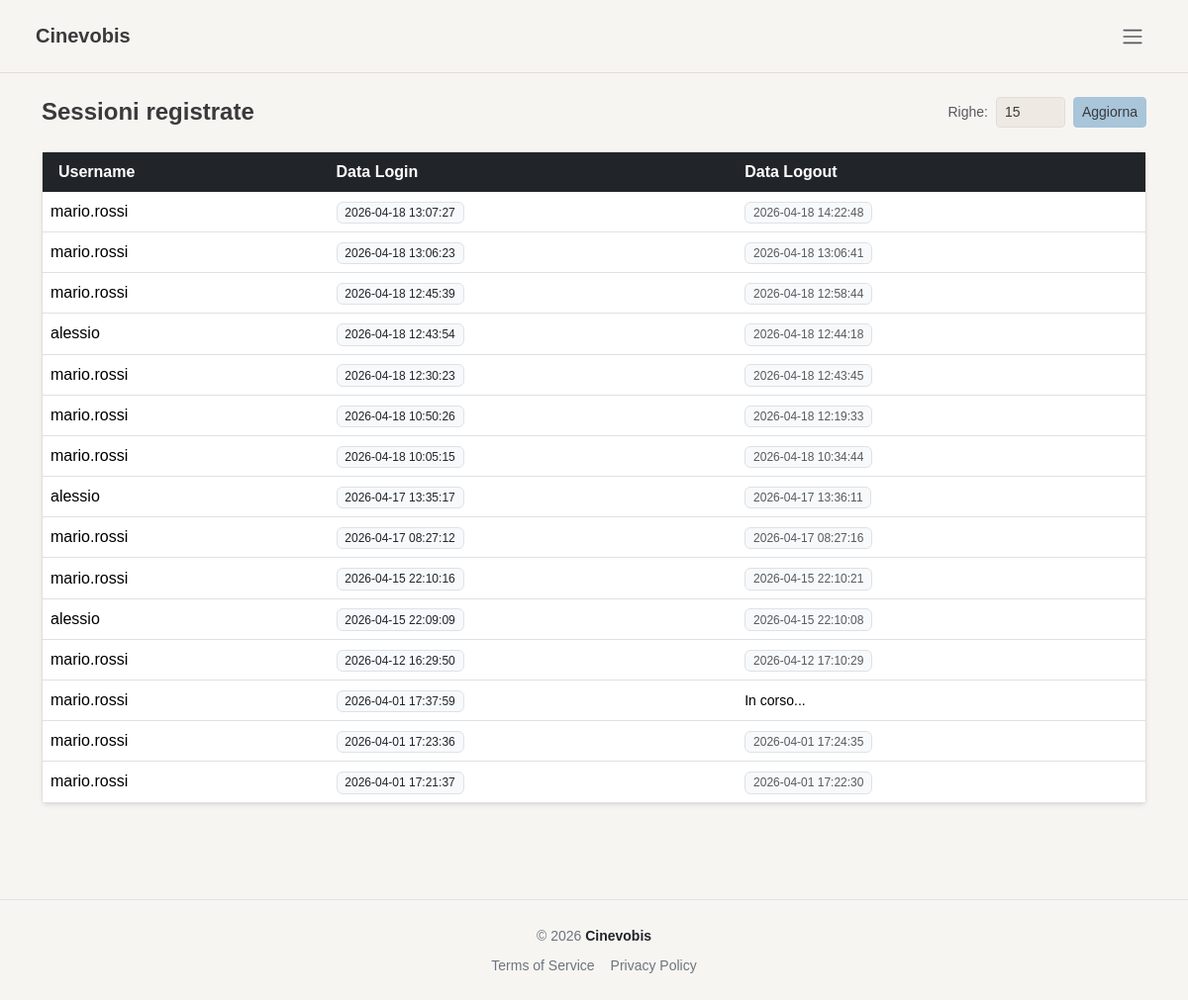
Page /pages/admin/sessions.php (signed in) on the earlier database version.
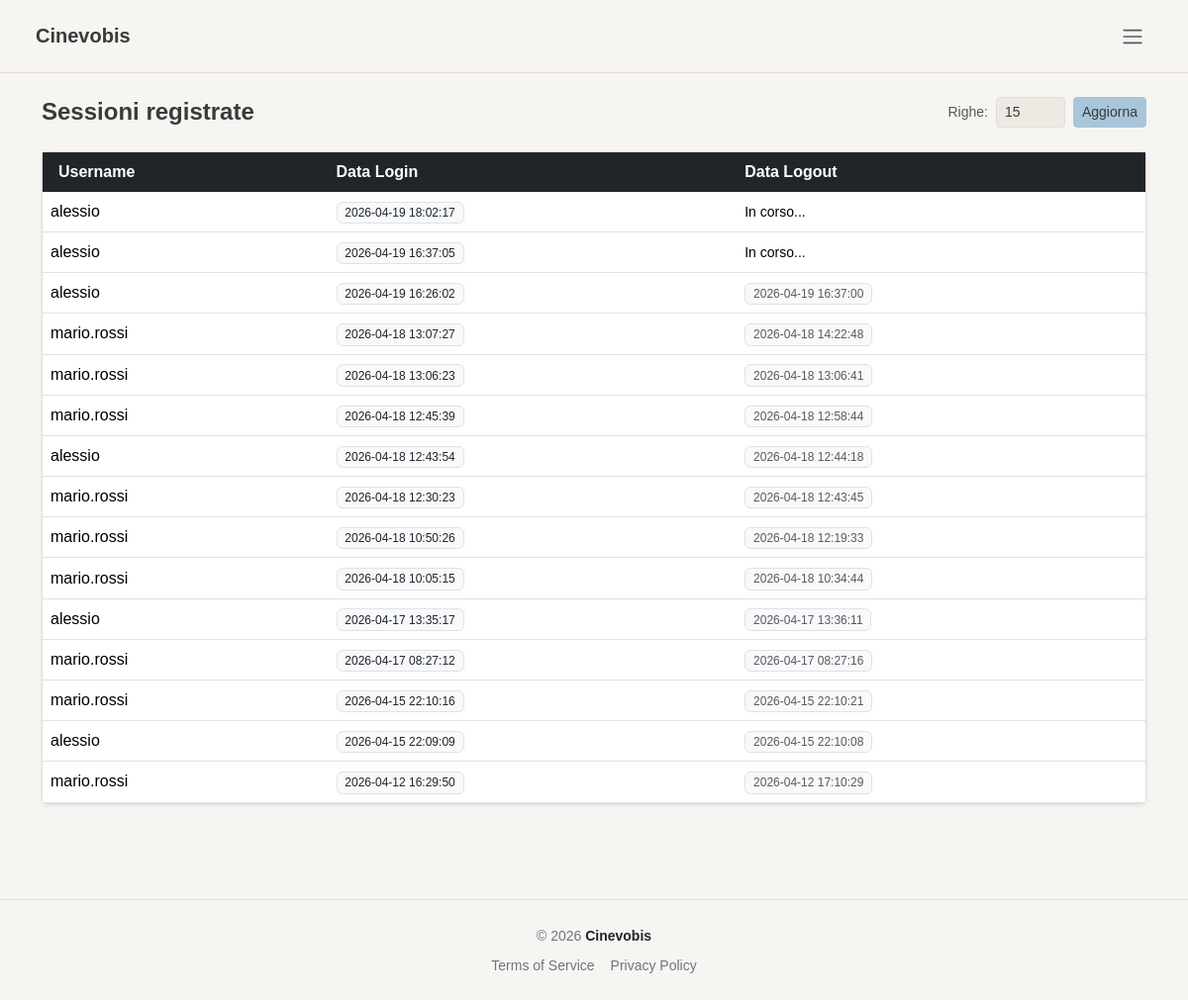
Same page on the later database version.
### tables this page shows
CREATE TABLE `sessioni` (
  `id_sessione` varchar(255) NOT NULL,
  `id_utente` int NOT NULL,
  `data_login` datetime DEFAULT NULL,
  `data_logout` datetime DEFAULT NULL,
  PRIMARY KEY (`id_sessione`),
  KEY `id_utente` (`id_utente`),
  CONSTRAINT `sessioni_ibfk_1` FOREIGN KEY (`id_utente`) REFERENCES `utenti` (`id_utente`) ON DELETE CASCADE ON UPDATE CASCADE
);

CREATE TABLE `utenti` (
  `id_utente` int NOT NULL AUTO_INCREMENT,
  `username` varchar(100) NOT NULL,
  `password` varchar(255) NOT NULL,
  `email` varchar(100) NOT NULL,
  `nome` varchar(100) NOT NULL,
  `cognome` varchar(100) NOT NULL,
  `id_profilo` int DEFAULT NULL,
  `attivo` tinyint(1) DEFAULT '1',
  `data_registrazione` datetime DEFAULT NULL,
  PRIMARY KEY (`id_utente`),
  UNIQUE KEY `username` (`username`),
  UNIQUE KEY `email` (`email`),
  KEY `id_profilo` (`id_profilo`),
  CONSTRAINT `utenti_ibfk_1` FOREIGN KEY (`id_profilo`) REFERENCES `profili` (`id_profilo`) ON UPDATE CASCADE
);

### includes/user_obj.php (called while the page is built, shortened)
<?php
class userObj {
    private $db;
    public function __construct($db, $username, $password = null, $nome = null, $cognome = null,
                            $email = null, $attivo = null, $id_profilo = null) {
        $this->db           = $db;
    }
    public function readAccess($num) {
        $sql = "SELECT u.username, s.data_login, s.data_logout
                FROM sessioni s
                JOIN utenti u ON u.id_utente = s.id_utente
                ORDER BY s.data_login DESC
                LIMIT :numero";
        $stmt = $this->db->prepare($sql);
        $num  = (int)$num;
        $stmt->bindParam(':numero', $num, PDO::PARAM_INT);
        $stmt->execute();
        return $stmt->fetchAll();
    }
}
?>

### pages/admin/sessions.php (the view, shortened to what this page needs)
<?php
require_once(__DIR__ . '/../../config/connection.php');
require_once(__DIR__ . '/../../includes/user_obj.php');
$username = $_SESSION["username"] ?? '';
$user = new userObj($conn, $username);
$righe = $_GET['righe'] ?? 15;
$sessioni = $user->readAccess($righe);
?>
<!DOCTYPE html>
<html lang="it">
<head>
    <link rel="stylesheet" href="/node_modules/bootstrap/dist/css/bootstrap.min.css">
    <link rel="stylesheet" href="/assets/css/style.css">
</head>
<body class="d-flex flex-column min-vh-100">
    <?php require_once(__DIR__ . '/../../includes/header.php'); ?>
    <div class="container mt-4 mb-5 pb-5 flex-grow-1">
        <div class="d-flex justify-content-between align-items-center mb-4">
            <h1 class="fs-4 fw-bold mb-0">Sessioni registrate</h1>
            <form method="GET" class="d-flex align-items-center gap-2">
                <label class="small text-muted mb-0">Righe:</label>
                <input type="number" name="righe" class="form-control form-control-sm" style="width: 70px;" min="1" value="<?= htmlspecialchars($righe) ?>">
                <button type="submit" class="btn btn-sm btn-brand">Aggiorna</button>
            </form>
        </div>
        <div class="card shadow-sm border-0">
            <div class="table-responsive">
                <table class="table table-hover align-middle mb-0">
                    <thead class="table-dark">
                        <tr>
                            <th class="border-0 ps-3">Username</th>
                            <th class="border-0">Data Login</th>
                            <th class="border-0">Data Logout</th>
                        </tr>
                    </thead>
                    <tbody>
                        <?php foreach ($sessioni as $sessione): ?>
                            <tr>
                                <td><?= htmlspecialchars($sessione['username']) ?></td>
                                <td><span class="badge bg-light text-dark fw-normal border"><?= htmlspecialchars($sessione['data_login'] ?? '') ?></span></td>
                                <td>
                                    <?php if (!empty($sessione['data_logout'])): ?>
                                        <span class="badge bg-light text-muted fw-normal border"><?= htmlspecialchars($sessione['data_logout']) ?></span>
                                    <?php else: ?>
                                        <span class="text small italic">In corso...</span>
                                    <?php endif; ?>
                                </td>
                            </tr>
                        <?php endforeach; ?>
                    </tbody>
                </table>
            </div>
        </div>
    </div>
    <?php require_once(__DIR__ . '/../../includes/footer.php'); ?>
</body>
</html>

Differences in the rows shown:
no longer on this page (row unchanged): sessioni: id_utente.username "mario.rossi", data_login "2026-04-01 17:37:59", shows "In corso..."
no longer on this page (row unchanged): sessioni: id_utente.username "mario.rossi", data_login "2026-04-01 17:23:36", data_logout "2026-04-01 17:24:35"
no longer on this page (row unchanged): sessioni: id_utente.username "mario.rossi", data_login "2026-04-01 17:21:37", data_logout "2026-04-01 17:22:30"
added sessioni: id_utente.username "alessio", data_login "2026-04-19 18:02:17", shows "In corso..."
added sessioni: id_utente.username "alessio", data_login "2026-04-19 16:37:05", shows "In corso..."
added sessioni: id_utente.username "alessio", data_login "2026-04-19 16:26:02", data_logout "2026-04-19 16:37:00"
